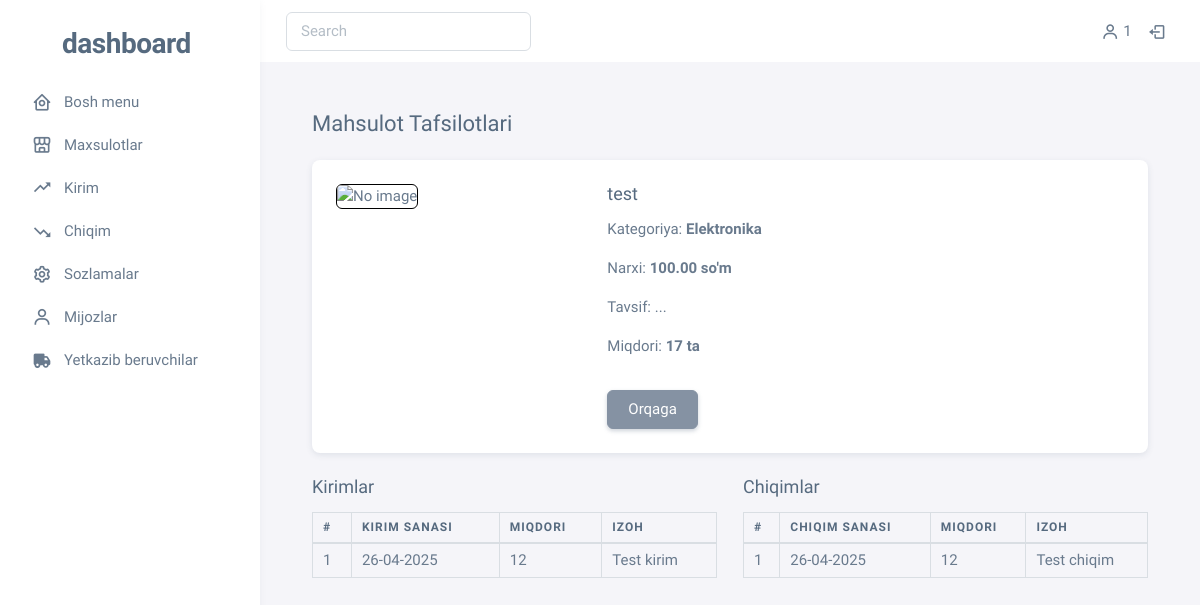
/products/1/ (signed in), run on the app's committed database.
### main/models.py (models this page shows, shortened)
class CustomUser(AbstractUser):
    user_type = models.CharField(max_length=50,
        default='user',
        choices=[
            ('user', 'User'),
            ('deliver', 'Deliver'),
            ('customer', 'Customer')
        ])
    class Meta:
        verbose_name = 'User'
        verbose_name_plural = 'Users'
        ordering = ['-id']

class Product(models.Model):
    name = models.CharField(max_length=100)
    price = models.DecimalField(max_digits=10, decimal_places=2)
    description = models.TextField()
    quantity = models.PositiveIntegerField()
    created_at = models.DateTimeField(auto_now_add=True)
    category = models.ForeignKey('Category', on_delete=models.SET_NULL, null=True)
    class Meta:
        verbose_name = 'Product'
        verbose_name_plural = 'Products'
        ordering = ['-created_at']

class Category(models.Model):
    name = models.CharField(max_length=100)
    created_at = models.DateTimeField(auto_now_add=True)

class EnterItem(models.Model):
    enter = models.ForeignKey(Enter, on_delete=models.CASCADE)
    product = models.ForeignKey(Product, on_delete=models.CASCADE)
    quantity = models.PositiveIntegerField()
    created_at = models.DateTimeField(auto_now_add=True)
    class Meta:
        verbose_name = 'EnterItem'
        verbose_name_plural = 'EnterItems'
        ordering = ['-created_at']

class Enter(models.Model):
    description = models.TextField()
    created_at = models.DateTimeField(auto_now_add=True)
    deliver = models.ForeignKey('CustomUser', on_delete=models.SET_NULL, null=True)
    class Meta:
        verbose_name = 'Enter'
        verbose_name_plural = 'Enters'
        ordering = ['-created_at']

class OutItem(models.Model):
    out = models.ForeignKey(Out, on_delete=models.CASCADE)
    product = models.ForeignKey(Product, on_delete=models.CASCADE)
    quantity = models.PositiveIntegerField()
    created_at = models.DateTimeField(auto_now_add=True)
    class Meta:
        verbose_name = 'OutItem'
        verbose_name_plural = 'OutItems'
        ordering = ['-created_at']

class Out(models.Model):
    description = models.TextField()
    created_at = models.DateTimeField(auto_now_add=True)
    customer = models.ForeignKey('CustomUser', on_delete=models.SET_NULL, null=True)
    class Meta:
        verbose_name = 'Out'
        verbose_name_plural = 'Outs'
        ordering = ['-created_at']

### main/views.py (the view)
# urls.py: path('products/<int:product_id>/', views.product_detail, name='product_detail'),
@login_required(login_url='login')
def product_detail(request, product_id):
    product = Product.objects.get(id=product_id)
    enters = EnterItem.objects.filter(product=product)
    outs = OutItem.objects.filter(product=product)
    return render(request, 'product_detail.html', {'product': product, 'enters': enters, 'outs': outs})

### templates/product_detail.html
{% extends 'base.html' %}
{% block content %}
<div class="container mt-4">
  <h4 class="mb-4">Mahsulot Tafsilotlari</h4>
  <div class="card mb-4">
    <div class="card-body row">
      <div class="col-md-4">
        {% if product.image %}
          <img src="{{ product.image.url }}" class="img-fluid rounded" alt="{{ product.name }}">
        {% else %}
          <img src="https://png.pngtree.com/png-vector/20221125/ourmid/pngtree-no-image-available-icon-flatvector-illustration-blank-avatar-modern-vector-png-image_40962406.jpg" class="img-fluid rounded" style="width: 300px; border: 1px solid black;" alt="No image">
        {% endif %}
      </div>
      <div class="col-md-8">
        <h5 class="card-title">{{ product.name }}</h5>
        <p class="card-text">Kategoriya: <strong>{{ product.category.name }}</strong></p>
        <p class="card-text">Narxi: <strong>{{ product.price }} so'm</strong></p>
        <p class="card-text">Tavsif: {{ product.description|default:'- Tavsif yo‘q -' }}</p>
        <p class="card-text">Miqdori: <strong>{{ product.quantity }} ta</strong></p>
        <a href="{% url 'products' %}" class="btn btn-secondary mt-3">Orqaga</a>
      </div>
    </div>
  </div>
  <div class="row">
    <div class="col-md-6">
      <h5>Kirimlar</h5>
      <table class="table table-bordered table-sm">
        <thead>
          <tr>
            <th>#</th>
            <th>Kirim sanasi</th>
            <th>Miqdori</th>
            <th>Izoh</th>
          </tr>
        </thead>
        <tbody>
          {% for enter in enters %}
          <tr>
            <td>{{ forloop.counter }}</td>
            <td>{{ enter.created_at|date:"d-m-Y" }}</td>
            <td>{{ enter.quantity }}</td>
            <td>{{ enter.enter.description }}</td>
          </tr>
          {% empty %}
          <tr><td colspan="4" class="text-center">Kirimlar yo‘q</td></tr>
          {% endfor %}
        </tbody>
      </table>
    </div>
    <div class="col-md-6">
      <h5>Chiqimlar</h5>
      <table class="table table-bordered table-sm">
        <thead>
          <tr>
            <th>#</th>
            <th>Chiqim sanasi</th>
            <th>Miqdori</th>
            <th>Izoh</th>
          </tr>
        </thead>
        <tbody>
          {% for out in outs %}
          <tr>
            <td>{{ forloop.counter }}</td>
            <td>{{ out.created_at|date:"d-m-Y" }}</td>
            <td>{{ out.quantity }}</td>
            <td>{{ out.out.description }}</td>
          </tr>
          {% empty %}
          <tr><td colspan="4" class="text-center">Chiqimlar yo‘q</td></tr>
          {% endfor %}
        </tbody>
      </table>
    </div>
  </div>
</div>
{% endblock %}

### templates/base.html (shortened to what this page needs)
<!DOCTYPE html>
{% load static %}
<html lang="en" class="light-style layout-menu-fixed" dir="ltr" data-theme="theme-default" data-assets-path="{% static 'assets/' %}" data-template="vertical-menu-template-free">
  <head>
    <link rel="stylesheet" href="{% static 'assets/vendor/fonts/boxicons.css' %}" />
    <link rel="stylesheet" href="{% static 'assets/vendor/css/core.css' %}" class="template-customizer-core-css" />
    <link rel="stylesheet" href="{% static 'assets/vendor/css/theme-default.css' %}" class="template-customizer-theme-css" />
    <link rel="stylesheet" href="{% static 'assets/css/demo.css' %}" />
    <link rel="stylesheet" href="{% static 'assets/vendor/libs/perfect-scrollbar/perfect-scrollbar.css' %}" />
    <link rel="stylesheet" href="{% static 'assets/vendor/libs/apex-charts/apex-charts.css' %}" />
  </head>
  <body>
    <div class="layout-wrapper layout-content-navbar">
      <div class="layout-container">
        <aside id="layout-menu" class="layout-menu menu-vertical menu bg-menu-theme">
          <div class="app-brand demo">
            <a href="index.html" class="app-brand-link">
              <span class="app-brand-logo demo">
                <svg width="25" viewBox="0 0 25 42" xmlns="http://www.w3.org/2000/svg">
                </svg>
              </span>
              <span class="app-brand-text demo menu-text fw-bolder ms-2">Dashboard</span>
            </a>
          </div>
          <div class="menu-inner py-1">
            <ul class="menu-item">
              <li class="menu-item">
                <a href="{% url 'index' %}" class="menu-link">
                  <i class="menu-icon tf-icons bx bx-home-circle"></i>
                  <div>Bosh menu</div>
                </a>
              </li>
              <li class="menu-item">
                <a href="{% url 'products' %}" class="menu-link">
                    <i class='menu-icon bx bx-store-alt'></i>
                  <div>Maxsulotlar</div>
                </a>
              </li>
              <li class="menu-item">
                <a href="{% url 'enter' %}" class="menu-link">
                  <i class='menu-icon bx bx-trending-up'></i>
                  <div>Kirim</div>
                </a>
              </li>
              <li class="menu-item">
                <a href="{% url 'out' %}" class="menu-link">
                  <i class='menu-icon bx bx-trending-down' ></i>
                  <div>Chiqim</div>
                </a>
              </li>
              <li class="menu-item">
                <a href="{% url 'settings' %}" class="menu-link">
                  <i class="menu-icon tf-icons bx bx-cog"></i>
                  <div>Sozlamalar</div>
                </a>
              </li>
              <li class="menu-item"><a href="{% url 'customers' %}" class="menu-link">
                <i class="menu-icon tf-icons bx bx-user"></i>
                <div>Mijozlar</div>
              </a>
              </li>
              <li class="menu-item">
                <a href="{% url 'delivers' %}" class="menu-link">
                  <i class="menu-icon tf-icons bx bxs-truck"></i>
                  <div>Yetkazib beruvchilar</div>
                </a>
              </li>
            </ul>
          </div>
        </aside>
        <div class="layout-page">
          <nav class="layout-navbar container-xxl navbar navbar-expand-xl navbar-light bg-navbar-theme">
            <div class="navbar-nav-right d-flex align-items-center" id="navbar-collapse">
              <form action="#" method="get">
                <input type="search" class="form-control" placeholder="Search" />
              </form>
              <ul class="navbar-nav flex-row align-items-center ms-auto">
                <li class="nav-item">
                  <a href="#" class="nav-link">
                    <i class="bx bx-user"></i>
                    <span class="d-none d-md-inline-block">{{user.username}}</span>
                  </a>
                </li>
                <li class="nav-item">
                  <a href="{% url 'logout' %}" class="nav-link">
                    <i class="bx bx-log-out"></i>
                  </a>
                </li>
              </ul>
            </div>
          </nav>
          <div class="content-wrapper">
            <div class="container-xxl flex-grow-1 container-p-y">
              {% block content %}{% endblock content %}
            </div>
          </div>
        </div>
      </div>
    </div>
  </body>
</html>

### static/assets/css/demo.css (style rules this page uses)
.menu .app-brand.demo { height: 64px; margin-top: 12px; }
.app-brand-logo.demo svg { width: 22px; height: 38px; }
.app-brand-text.demo { font-size: 1.75rem; letter-spacing: -0.5px; text-transform: lowercase; }

### data on the page
CustomUser: username "1"
Product: name "test", category.name "Elektronika", price "100.00", description "...", quantity "17"
EnterItem: created_at "26-04-2025", quantity "12", enter.description "Test kirim"
OutItem: created_at "26-04-2025", quantity "12", out.description "Test chiqim"
